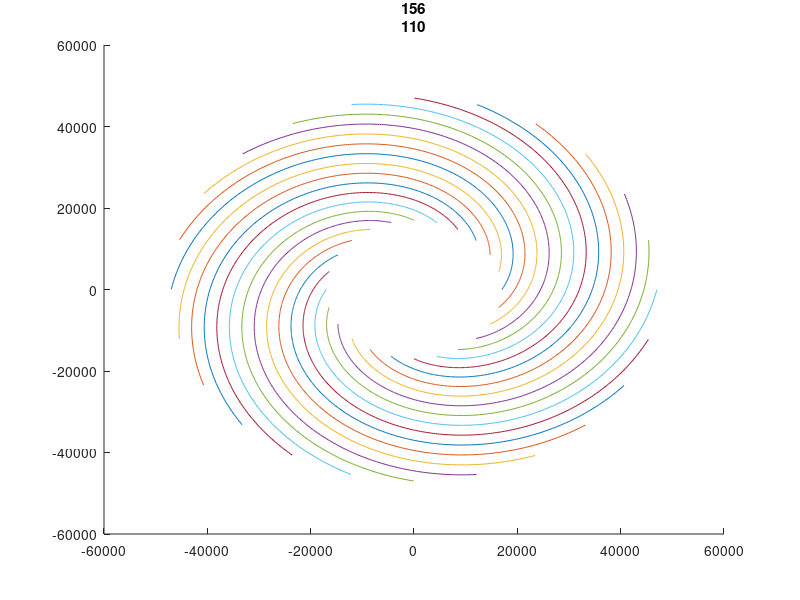

Write MATLAB code to recreate this figure.
%% Take a look at what different spirals look like.
% % r = r1 + m \theta^k
% When k = 1, arithmetic spiral.
% When k > 1, accelerating spiral. 
% When 0 < k < 1, decelerating spiral .

r_min = 17500 - 500;
% r_min = 0;
r_max = 47500 - 500;
k = 1;
spacing = 2500; % x 10
n = 24;
m = n * spacing / 2 / pi;

theta_min = 0;
theta_max = ((r_max - r_min) / m) ^ (1 / k);

theta = (theta_min : 0.01: theta_max);
r = r_min + m .* (theta .^ k);

coord = cell(n, 1);
d_theta = 2 * pi / n;
for idx = 1 : n
   coord{idx}(:,1) = r .* cos(theta - d_theta * (idx - 1));
   coord{idx}(:,2) = r .* sin(theta - d_theta * (idx - 1));
end
figure;
title("k=" + num2str(k))
hold on;
for idx = 1 : n
    plot(coord{idx}(:,1), coord{idx}(:,2));
%     scatter(coord{idx}(:,1), coord{idx}(:,2));
end